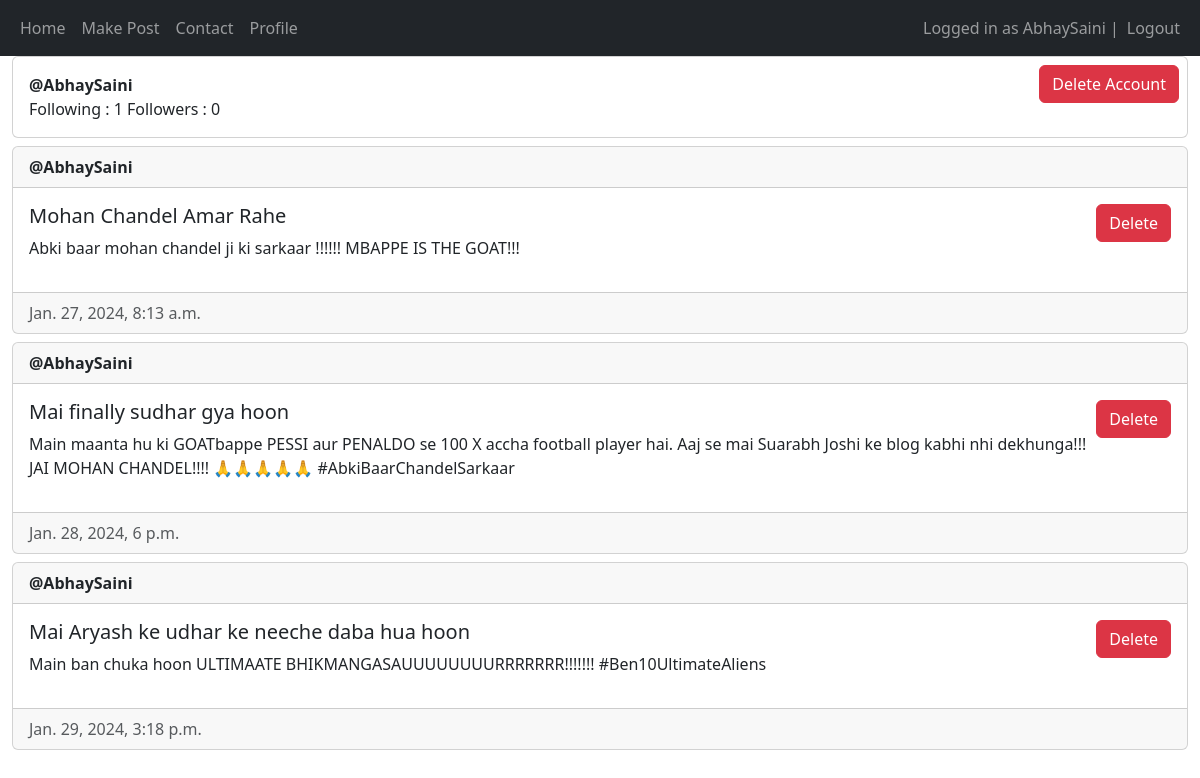
Screenshot of /my-profile (signed in) with the database file from the repository.
### main/models.py (models this page shows, shortened)
class Post(models.Model) :
    author = models.ForeignKey(User, on_delete = models.CASCADE)
    title = models.CharField(max_length=200)
    description = models.TextField()
    created_at = models.DateTimeField(auto_now_add=True)
    updated_at = models.DateTimeField(auto_now= True)

### main/views.py (the view)
# urls.py: path('my-profile', views.my_profile, name="profile_view"),
@login_required(login_url="/login")
def my_profile(request) :
    posts = Post.objects.filter(author_id = request.user.id)
    followingCount = userFollowing.objects.filter(userId = request.user.id).count()
    followersCount = userFollowing.objects.filter(followUserId = request.user.id).count()
    return render(request, "main/my_profile.html", {"posts" : posts, "followingCount" : followingCount, "followersCount" : followersCount})

### main/templates/main/my_profile.html (shortened to what this page needs)
{% extends "main/base.html" %}
{% block content %}
<div class="card d-flex flex-row justify-content-between">
    <div class="card-body "\>
        <strong>@{{ user.username }}</strong><br>
        <span class="card-text"> Following : {{ followingCount }}   Followers : {{ followersCount }} </span>
    </div>
    <div>
    <form action="/delete" method="post" onsubmit = "clicked(event)">
        <button type="submit" value="submit" class="btn btn-danger mb-2 m-lg-2">Delete Account</button>
    </form>
    </div>
</div>
{% for post in posts %}
<div class="card mt-2">
    <div class="card-header"><strong>@{{ post.author.username }}</strong></div>
    <div class="card-body d-flex flex-row justify-content-between">
        <div>
            <h5 class="card-title">{{ post.title }}</h5>
            <p>{{post.description}}</p>
        </div>
        <div>
            {% if user == post.author or perms.main.delete_post %}
                <form method="post">
                    <button type="submit" name="post-id" class="btn btn-danger" value="{{post.id}}">Delete</button>
                </form>
            {% endif %}
        </div>
    </div>
    <div class="card-footer text-muted">{{post.created_at}}</div>
</div>
{% empty %}
<p class="alert-primary"> No posts made by user. </p>
{% endfor %}
{% endblock content %}

### main/templates/main/base.html (shortened to what this page needs)
<!DOCTYPE html>
<html lang="en">
<head>
    <link href="https://cdn.jsdelivr.net/npm/bootstrap@5.3.2/dist/css/bootstrap.min.css" rel="stylesheet">
</head>
<body>
    <nav class="navbar navbar-expand-lg navbar-dark bg-dark">
        <div class="container-fluid">
            <div>
                <ul class="navbar-nav">
                    <li class="nav-item">
                        <a class="nav-link" href="/home">Home</a>
                    </li>
                    <li class="nav-item">
                        <form action ="/create-post">
                            <button type="submit" value="submit" class="nav-link">Make Post</button>
                        </form>
                    </li>
                    <li class="nav-item">
                        <a class="nav-link" href="/contact">Contact</a>
                    </li>
                    <li class="nav-item">
                        <a class="nav-link" href="/my-profile">Profile</a>
                    </li>
                </ul>
            </div>
            <div>
                <ul class="navbar-nav">
                    {% if user.is_authenticated %}
                        <span class="navbar-text">Logged in as {{ user.username }} | </span>
                        <li class="nav-item">
                            <form action="/logout/" method="post">
                                <button class="nav-link" type="submit">Logout</button>
                            </form>
                        </li>
                    {% else %}
                        <li class="nav-item">
                            <a class="nav-link" href="/login">Login</a>
                        </li>
                    {% endif %}
                </ul>
            </div>
        </div>
    </nav>
    <div class="container-fluid">
        {% block content %}
        {% endblock content %}
    </div>
</body>
</html>

### rows the page displays
Post: author.username "AbhaySaini", title "Mohan Chandel Amar Rahe", description "Abki baar mohan chandel ji ki sarkaar !!!!!! MBAPPE IS THE GOAT!!!", {{ post.id }} 1 (drawn), created_at "Jan. 27, 2024, 8:13 a.m."
Post: author.username "AbhaySaini", title "Mai finally sudhar gya hoon", description "Main maanta hu ki GOATbappe PESSI aur PENALDO se 100 X accha football player hai. Aaj se mai Suarabh Joshi ke blog kabhi nhi dekhunga!!! JAI MOHAN CHANDEL!!!! 🙏🙏🙏🙏🙏 #AbkiBaarChandelSarkaar", {{ post.id }} 7 (drawn), created_at "Jan. 28, 2024, 6 p.m."
Post: author.username "AbhaySaini", title "Mai Aryash ke udhar ke neeche daba hua hoon", description "Main ban chuka hoon ULTIMAATE BHIKMANGASAUUUUUUUURRRRRRR!!!!!!! #Ben10UltimateAliens", {{ post.id }} 12 (drawn), created_at "Jan. 29, 2024, 3:18 p.m."

### other values shown
{{ user.username }} "AbhaySaini"
{{ followingCount }} "1"
{{ followersCount }} "0"
